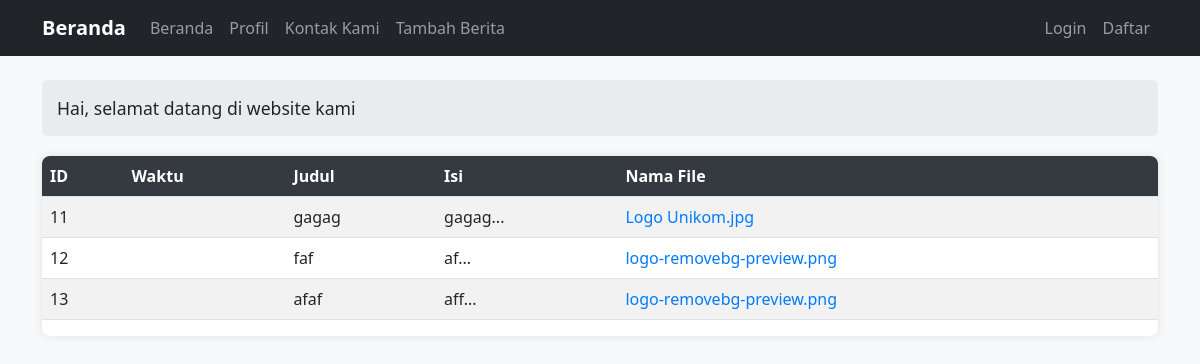
/berita1/index.php, run on the app's committed database.
### tables this page shows
CREATE TABLE `berita` (
  `id_berita` int(11) NOT NULL,
  `waktu_simpan` datetime NOT NULL,
  `judul_id` varchar(255) NOT NULL,
  `judul_en` varchar(255) NOT NULL,
  `isi_id` text NOT NULL,
  `isi_en` text NOT NULL,
  `nama_file` varchar(255) NOT NULL,
  `dihapus` enum('Y','T') NOT NULL
);

### berita1/bahasa_indonesia.php (called while the page is built)
<?php
	$lang_judul = "Beranda";
	$lang_selamat_datang = "Hai, selamat datang di website kami";
	$lang_menu_home = "Beranda";
	$lang_menu_profile = "Profil";
	$lang_menu_contact = "Kontak Kami";
	$lang_menu_add = "Tambah Berita";
?>

### berita1/index.php (the view, shortened to what this page needs)
<!DOCTYPE html>
<html lang="id">
<head>
    <link href="https://cdn.jsdelivr.net/npm/bootstrap@5.3.0-alpha1/dist/css/bootstrap.min.css" rel="stylesheet">
    <link rel="stylesheet" href="style.css">
</head>
<body>
    <nav class="navbar navbar-expand-lg navbar-dark bg-dark">
        <div class="container">
            <a class="navbar-brand" href="#"><?php echo $lang_judul; ?></a>
            <div class="collapse navbar-collapse" id="navbarNav">
              <ul class="navbar-nav me-auto">
                  <li class="nav-item">
                      <a class="nav-link" href="#"><?php echo $lang_menu_home; ?></a>
                  </li>
                  <li class="nav-item">
                      <a class="nav-link" href="#"><?php echo $lang_menu_profile; ?></a>
                  </li>
                  <li class="nav-item">
                      <a class="nav-link" href="#"><?php echo $lang_menu_contact; ?></a>
                  </li>
                  <li class="nav-item">
                      <?php if (isset($_SESSION['logged_in'])): ?>
                          <a class="nav-link" href="tambah_berita.php"><?php echo $lang_menu_add; ?></a>
                      <?php else: ?>
                          <a class="nav-link" href="login.php?redirect=tambah_berita.php"><?php echo $lang_menu_add; ?></a>
                      <?php endif; ?>
                  </li>
              </ul>
              <ul class="navbar-nav">
                  <?php if (isset($_SESSION['logged_in'])): ?>
                      <li class="nav-item">
                          <span class="nav-link">Selamat datang, <?php echo $_SESSION['username']; ?></span>
                      </li>
                      <li class="nav-item">
                          <a class="nav-link" href="logout.php">Logout</a>
                      </li>
                  <?php else: ?>
                      <li class="nav-item">
                          <a class="nav-link" href="login.php">Login</a>
                      </li>
                      <li class="nav-item">
                          <a class="nav-link" href="register.php">Daftar</a>
                      </li>
                  <?php endif; ?>
              </ul>
            </div>
        </div>
    </nav>
    <div class="container mt-4">
        <div class="welcome-message">
            <?php echo $lang_selamat_datang; ?>
        </div>
        <div class="news-table">
            <table class="table table-striped table-hover">
                <thead>
                    <tr>
                        <?php if ($_SESSION['lang'] == "bahasa_indonesia"): ?>
                            <th scope="col">ID</th>
                            <th scope="col">Waktu</th>
                            <th scope="col">Judul</th>
                            <th scope="col">Isi</th>
                            <th scope="col">Nama File</th>
                        <?php endif; ?>
                    </tr>
                </thead>
                <tbody>
                    <?php
                    include "db.php";
                    $sql = "SELECT * FROM berita ORDER BY id_berita ASC";
                    $hasil = mysqli_query($mysqli, $sql);
                    if ($hasil && mysqli_num_rows($hasil) > 0) {
                        while ($row = mysqli_fetch_assoc($hasil)) {
                            $id_berita = $row['id_berita'] ?? '';
                            $waktu_berita = $row['waktu_berita'] ?? '';
                            $judul_id = $row['judul_id'] ?? '';
                            $judul_en = $row['judul_en'] ?? '';
                            $isi_id = $row['isi_id'] ?? '';
                            $isi_en = $row['isi_en'] ?? '';
                            $nama_file = $row['nama_file'] ?? '';
                            echo "<tr>";
                            echo "<td>" . htmlspecialchars($id_berita) . "</td>";
                            echo "<td>" . htmlspecialchars($waktu_berita) . "</td>";
                            if ($_SESSION['lang'] == "bahasa_inggris") {
                                echo "<td>" . htmlspecialchars($judul_en) . "</td>";
                                echo "<td>" . htmlspecialchars(substr($isi_en, 0, 100)) . "...</td>";
                            } else {
                                echo "<td>" . htmlspecialchars($judul_id) . "</td>";
                                echo "<td>" . htmlspecialchars(substr($isi_id, 0, 100)) . "...</td>";
                            }
                            echo "<td><a href='berkas/$nama_file' class='file-link'>" . htmlspecialchars($nama_file) . "</a></td>";
                            echo "</tr>";
                        }
                    } else {
                        $colspan = ($_SESSION['lang'] == "bahasa_indonesia") ? "Tidak ada data berita" : "No news data";
                        echo "<tr><td colspan='5' class='text-center'>$colspan</td></tr>";
                    }
                    ?>
                </tbody>
            </table>
        </div>
    </div>
</body>
</html>

### berita1/style.css (style rules this page uses)
body { font-family: 'Segoe UI', Tahoma, Geneva, Verdana, sans-serif; background-color: #f8f9fa; }
.navbar-brand { font-weight: bold; }
.news-table { background-color: white; border-radius: 8px; overflow: hidden; box-shadow: 0 0 10px rgba(0,0,0,0.1); }
.news-table th { background-color: #343a40; color: white; font-weight: 600; }
.welcome-message { background-color: #e9ecef; border-radius: 5px; padding: 15px; margin: 20px 0; font-size: 1.1rem; }
.file-link { color: #007bff; text-decoration: none; }

### data on the page
berita: id_berita "11", judul "gagag", isi "gagag", nama_file "Logo Unikom.jpg"
berita: id_berita "12", judul "faf", isi "af", nama_file "logo-removebg-preview.png"
berita: id_berita "13", judul "afaf", isi "aff", nama_file "logo-removebg-preview.png"

### other printed values
$lang_judul "Beranda"
$lang_menu_home "Beranda"
$lang_menu_profile "Profil"
$lang_menu_contact "Kontak Kami"
$lang_menu_add "Tambah Berita"
$lang_selamat_datang "Hai, selamat datang di website kami"
